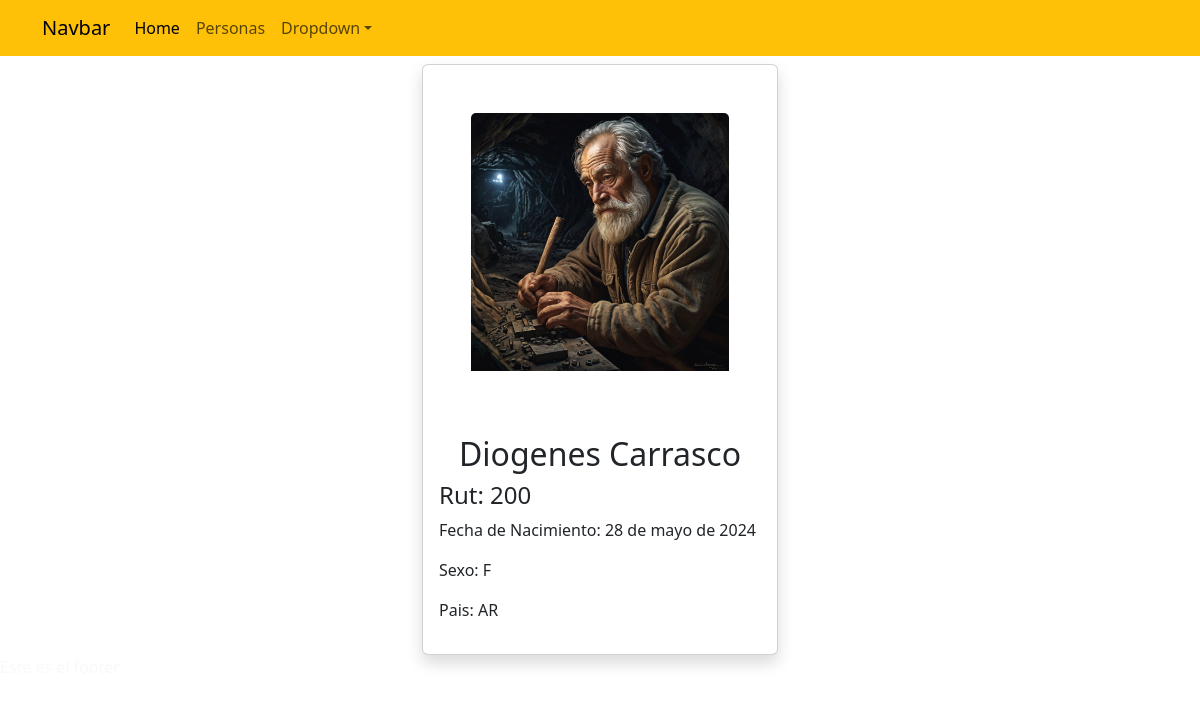
The page /detallepersona/200 on the database its author committed.
### app_orm/models.py (models this page shows, shortened)
class Persona(models.Model):
    rut=models.CharField(max_length=10, primary_key=True, null=False)
    nombre=models.CharField(max_length=50, null=False)
    apellido=models.CharField(max_length=50, null=False)
    foto=models.ImageField("Imagen",upload_to='personas',null=True)
    f_nacto=models.DateField("Fecha de Nacimiento")
    sexo=models.CharField(max_length=1, default='O', choices=TIPO_SEXO)
    pais=models.CharField(max_length=20, choices=LISTA_PAISES, default='CL')

### app_orm/views.py (the view)
# urls.py: path('detallepersona/<id>',detallepersona,name='detallepersona')
def detallepersona(request,id):
    persona=get_object_or_404(Persona,rut=id)
    datos={
        "persona":persona
    }
    return render(request,'app_orm/detallepersona.html', datos)

### app_orm/templates/app_orm/detallepersona.html
{% extends "app_orm/base.html" %}
{% load static %}
{% block contenido %}
<div class="container">
    <div class="row">
        <div class="col-lg-4"></div>
        <div class="col-lg-4">
            <div class="card mt-2 shadow rounded">
               <div class="p-5">
                <img src="{{persona.foto.url}}" class="card-img-top" alt="imagen" width="50">
               </div>
                <div class="card-body">
                  <h2 class="card-title text-center">{{persona.nombre}} {{persona.apellido}}</h2>
                    <h4>Rut: {{persona.rut}}</h4>
                    <p>Fecha de Nacimiento: {{persona.f_nacto}}</p>
                    <p>Sexo: {{persona.sexo}}</p>
                    <p>Pais: {{persona.pais}}</p>
                </div>
              </div>
        </div>
        <div class="col-lg-4"></div>
    </div>
</div>
{% endblock contenido %}

### rows shown on the page
Persona: foto (picture), nombre "Diogenes", apellido "Carrasco", rut "200", f_nacto "28 de mayo de 2024", sexo "F", pais "AR"
